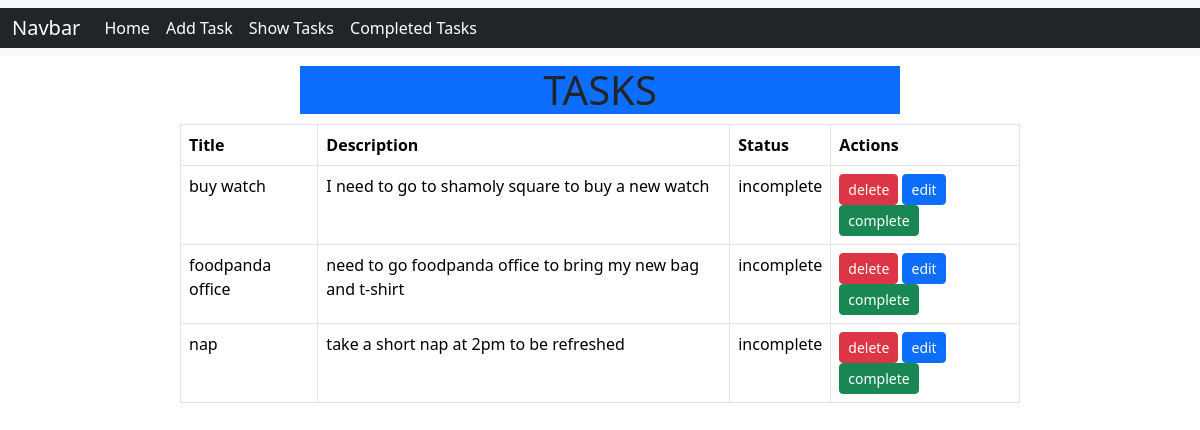
Screenshot of /show_task/ with the database file from the repository.
### first_app/models.py (models this page shows)
class TaskModel(models.Model):
    title = models.CharField(max_length = 20)
    description = models.CharField(max_length = 100)
    is_completed = models.BooleanField(default = False)

### first_app/views.py (the view)
# urls.py: path('show_task/',views.show_tasks,name='show_tasks'),
def show_tasks(request):
    data = TaskModel.objects.all()
    print(data)
    return render(request,'show_tasks.html',{'task':data})

### first_app/templates/show_tasks.html
{% extends "base.html" %}
{% block content %}
<div style="width:50%; margin:auto;" class="bg-primary">
    <h1 style="text-align: center; margin:10px">TASKS</h1>
</div>
<div style="width: 70%; margin:auto">
<table class="table table-bordered">
    <thead>
       <tr>
        <th>Title</th>
        <th>Description</th>
        <th>Status</th>
        <th>Actions</th>
       </tr>
    </thead>
    <tbody>
        {% for item in task %}
        <tr>
            <td>{{item.title}}</td>
            <td>{{item.description}}</td>
            <td>incomplete</td>
            <td>
                <a href="{% url 'delete_task' id=item.id %}" class="btn btn-danger btn-sm">delete</a>
                <a href="{% url 'edit_task' id=item.id %}" class="btn btn-primary btn-sm">edit</a>
                <a href="{% url 'complete_task' id=item.id %}" class="btn btn-success btn-sm">complete</a>
            </td>
        </tr>
        {% endfor %}
    </tbody>
</table>
</div>
{% endblock %}

### first_app/templates/base.html (shortened to what this page needs)
<!doctype html>
<html lang="en">
  <head>
    <link href="https://cdn.jsdelivr.net/npm/bootstrap@5.3.2/dist/css/bootstrap.min.css" rel="stylesheet">
  </head>
  <body>
    <nav class="navbar navbar-expand-lg bg-body-tertiary ">
        <div class="container-fluid bg-dark">
          <a class="navbar-brand text-white" href="#">Navbar</a>
          <div class="collapse navbar-collapse" id="navbarNav">
            <ul class="navbar-nav">
              <li class="nav-item">
                <a class="nav-link active text-white" aria-current="page" href="{% url 'homepage' %}">Home</a>
              </li>
              <li class="nav-item">
                <a class="nav-link text-white" href="{% url 'add_task' %}">Add Task</a>
              </li>
              <li class="nav-item">
                <a class="nav-link text-white" href="{% url 'show_tasks' %}">Show Tasks</a>
              </li>
              <li class="nav-item">
                <a class="nav-link text-white" href="{% url 'completed_task' %}">Completed Tasks</a>
              </li>
            </ul>
          </div>
        </div>
      </nav>
    {% block content %} {% endblock %}
  </body>
</html>

### rows the page displays
TaskModel: title "buy watch", description "I need to go to shamoly square to buy a new watch"
TaskModel: title "foodpanda office", description "need to go foodpanda office to bring my new bag and t-shirt"
TaskModel: title "nap", description "take a short nap at 2pm to be refreshed"
